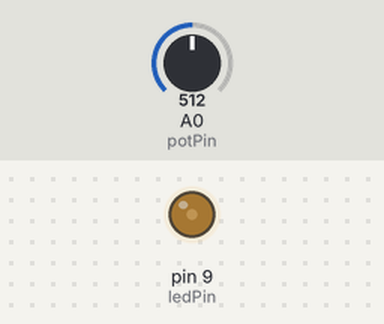
A sketch run on a simulated Arduino Uno, built with avr-gcc and run on an emulated ATmega328P. Shown: output pins drawn as LEDs (lit = HIGH). The test bench sets the inputs (shaded band); at power-on: A0 (potPin) = 512.

Above: at 1.2 s.
1.3 s: A0 (potPin) set to 716
At 2.5 s:
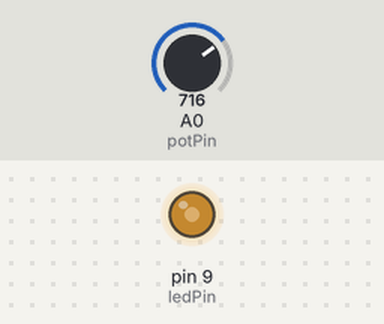
2.8 s: A0 (potPin) set to 900
At 3.7 s:
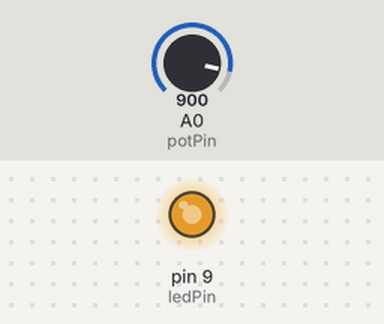
4.3 s: A0 (potPin) set to 0
At 4.9 s:
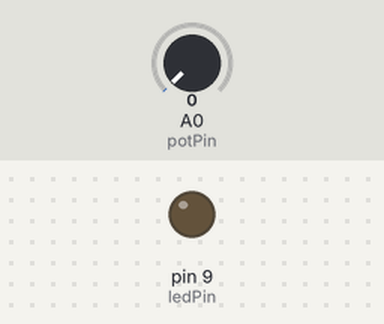
5.8 s: A0 (potPin) set to 58
7.3 s: A0 (potPin) set to 70
At 8.4 s:
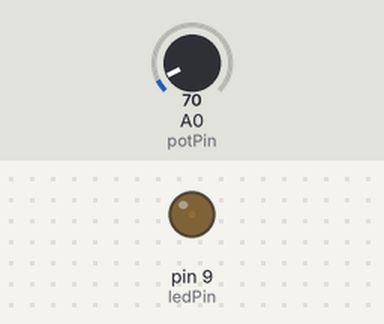
Timing chart, 0 to 9.8 s (numbered marks = the images above; inputs shaded):
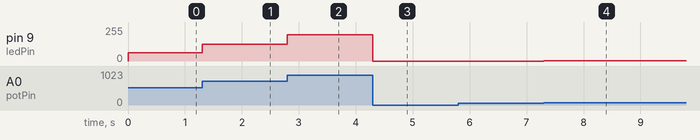

Measured:
- after the input at 1.3 s, pin 9 (ledPin): 63/255 → 124/255 at once
- after the input at 2.8 s, pin 9 (ledPin): 124/255 → 197/255 at once
- after the input at 4.3 s, pin 9 (ledPin): 197/255 → 0/255 at once
- after the input at 5.8 s, every drawn part: stays the same
- after the input at 7.3 s, pin 9 (ledPin): 0/255 → 1/255 at once

The sketch:

AdvancedChallenge_MPC.ino
```cpp
const int potPin = A0;
const int ledPin = 9;

void setup() {
  pinMode(ledPin, OUTPUT);
}

void loop() {
  int potValue = analogRead(potPin);

  float normalized = potValue / 1023.0;

  int brightness = pow(normalized, 2) * 255;

  analogWrite(ledPin, brightness);
}
```
